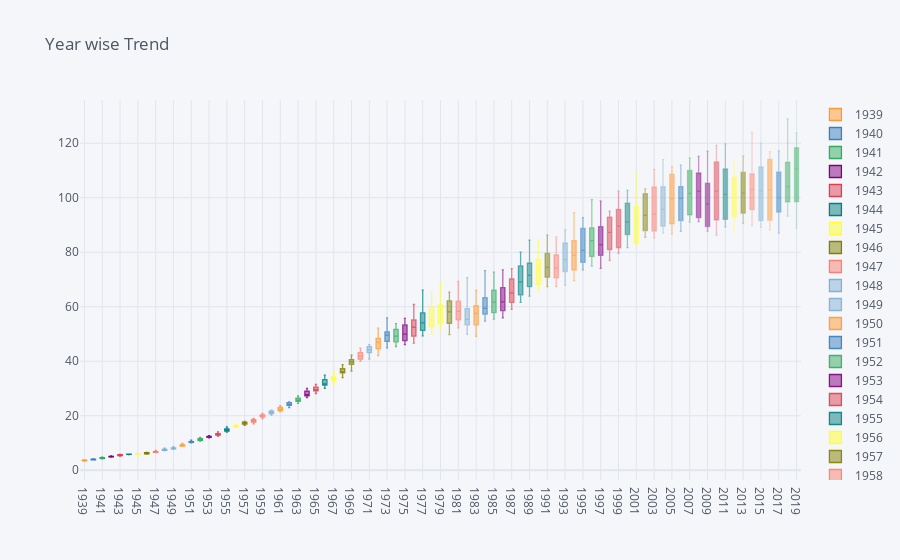

Notebook code for this chart:
### Code cell
pivot_data.iplot(title="Year wise Trend",kind='box')

### Figure 1 — Plotly figure (JSON) as saved in the notebook; plotly's stock layout.template omitted (floating-point values rounded to 4 significant figures)
{"data": [{"boxpoints": false, "line": {"width": 1.3}, "marker": {"color": "rgba(255, 153, 51, 1.0)"}, "name": "1939", "orientation": "v", "type": "box", "y": [3.384, 3.41, 3.487, 3.513, 3.513, 3.565, 3.565, 3.617, 3.72, 3.72, 3.746, 3.746]}, {"boxpoints": false, "line": {"width": 1.3}, "marker": {"color": "rgba(55, 128, 191, 1.0)"}, "name": "1940", "orientation": "v", "type": "box", "y": [3.772, 3.823, 3.849, 3.849, 3.875, 3.927, 3.927, 3.978, 4.03, 4.056, 4.159, 4.159]}, {"boxpoints": false, "line": {"width": 1.3}, "marker": {"color": "rgba(50, 171, 96, 1.0)"}, "name": "1941", "orientation": "v", "type": "box", "y": [4.185, 4.237, 4.288, 4.34, 4.366, 4.443, 4.495, 4.547, 4.572, 4.598, 4.65, 4.753]}, {"boxpoints": false, "line": {"width": 1.3}, "marker": {"color": "rgba(128, 0, 128, 1.0)"}, "name": "1942", "orientation": "v", "type": "box", "y": [4.805, 4.857, 4.883, 4.883, 4.883, 4.908, 5.063, 5.089, 5.115, 5.115, 5.192, 5.27]}, {"boxpoints": false, "line": {"width": 1.3}, "marker": {"color": "rgba(219, 64, 82, 1.0)"}, "name": "1943", "orientation": "v", "type": "box", "y": [5.218, 5.296, 5.322, 5.399, 5.425, 5.528, 5.58, 5.606, 5.709, 5.709, 5.787, 5.787]}, {"boxpoints": false, "line": {"width": 1.3}, "marker": {"color": "rgba(0, 128, 128, 1.0)"}, "name": "1944", "orientation": "v", "type": "box", "y": [5.735, 5.812, 5.916, 5.942, 5.942, 5.942, 5.89, 5.916, 5.89, 5.838, 5.89, 5.916]}, {"boxpoints": false, "line": {"width": 1.3}, "marker": {"color": "rgba(255, 255, 51, 1.0)"}, "name": "1945", "orientation": "v", "type": "box", "y": [6.019, 6.019, 5.993, 5.993, 6.045, 6.122, 6.097, 5.993, 5.89, 5.838, 5.89, 5.942]}, {"boxpoints": false, "line": {"width": 1.3}, "marker": {"color": "rgba(128, 128, 0, 1.0)"}, "name": "1946", "orientation": "v", "type": "box", "y": [5.942, 5.942, 5.942, 6.045, 6.097, 6.122, 6.252, 6.355, 6.433, 6.51, 6.536, 6.562]}, {"boxpoints": false, "line": {"width": 1.3}, "marker": {"color": "rgba(251, 128, 114, 1.0)"}, "name": "1947", "orientation": "v", "type": "box", "y": [6.742, 6.613, 6.562, 6.562, 6.536, 6.536, 6.536, 6.717, 6.846, 6.872, 6.949, 7.285]}, {"boxpoints": false, "line": {"width": 1.3}, "marker": {"color": "rgba(128, 177, 211, 1.0)"}, "name": "1948", "orientation": "v", "type": "box", "y": [7.647, 7.466, 7.492, 7.337, 7.182, 7.233, 7.285, 7.466, 7.595, 7.673, 7.776, 8.086]}, {"boxpoints": false, "line": {"width": 1.3}, "marker": {"color": "rgba(128, 177, 211, 0.9012345679012346)"}, "name": "1949", "orientation": "v", "type": "box", "y": [8.267, 8.086, 7.982, 7.802, 7.647, 7.698, 7.802, 7.982, 8.06, 8.008, 8.215, 8.68]}, {"boxpoints": false, "line": {"width": 1.3}, "marker": {"color": "rgba(255, 153, 51, 0.9012345679012346)"}, "name": "1950", "orientation": "v", "type": "box", "y": [9.093, 8.887, 8.938, 8.835, 8.809, 8.887, 8.912, 9.119, 9.248, 9.403, 9.533, 9.868]}, {"boxpoints": false, "line": {"width": 1.3}, "marker": {"color": "rgba(55, 128, 191, 0.9012345679012346)"}, "name": "1951", "orientation": "v", "type": "box", "y": [10.44, 10.28, 10.28, 10.26, 10.05, 10.18, 10.23, 10.46, 10.57, 10.49, 10.7, 11.01]}, {"boxpoints": false, "line": {"width": 1.3}, "marker": {"color": "rgba(50, 171, 96, 0.9012345679012346)"}, "name": "1952", "orientation": "v", "type": "box", "y": [11.55, 11.29, 11.21, 10.93, 10.72, 10.8, 10.98, 11.34, 11.55, 11.52, 11.62, 12.04]}, {"boxpoints": false, "line": {"width": 1.3}, "marker": {"color": "rgba(128, 0, 128, 0.9012345679012346)"}, "name": "1953", "orientation": "v", "type": "box", "y": [12.45, 12.06, 12.14, 12.06, 11.91, 12.06, 12.24, 12.43, 12.43, 12.32, 12.24, 12.66]}, {"boxpoints": false, "line": {"width": 1.3}, "marker": {"color": "rgba(219, 64, 82, 0.9012345679012346)"}, "name": "1954", "orientation": "v", "type": "box", "y": [13.36, 12.99, 12.94, 12.79, 12.53, 12.74, 13.07, 13.41, 13.46, 13.36, 13.41, 14.08]}, {"boxpoints": false, "line": {"width": 1.3}, "marker": {"color": "rgba(0, 128, 128, 0.9012345679012346)"}, "name": "1955", "orientation": "v", "type": "box", "y": [14.49, 14.44, 14.44, 14.29, 14.0, 14.13, 14.49, 15.22, 15.32, 15.04, 15.11, 15.89]}, {"boxpoints": false, "line": {"width": 1.3}, "marker": {"color": "rgba(255, 255, 51, 0.9012345679012346)"}, "name": "1956", "orientation": "v", "type": "box", "y": [16.46, 16.25, 16.09, 15.89, 15.73, 15.84, 16.07, 16.46, 16.35, 16.07, 16.07, 16.79]}, {"boxpoints": false, "line": {"width": 1.3}, "marker": {"color": "rgba(128, 128, 0, 0.9012345679012346)"}, "name": "1957", "orientation": "v", "type": "box", "y": [17.54, 17.31, 17.08, 16.79, 16.51, 16.71, 17.39, 17.93, 17.67, 17.18, 17.23, 17.88]}, {"boxpoints": false, "line": {"width": 1.3}, "marker": {"color": "rgba(251, 128, 114, 0.9012345679012346)"}, "name": "1958", "orientation": "v", "type": "box", "y": [18.5, 18.19, 17.95, 17.33, 17.0, 17.44, 17.93, 18.65, 18.7, 18.14, 18.06, 19.01]}, {"boxpoints": false, "line": {"width": 1.3}, "marker": {"color": "rgba(251, 128, 114, 0.8024691358024691)"}, "name": "1959", "orientation": "v", "type": "box", "y": [20.02, 19.69, 19.58, 19.12, 18.99, 19.58, 20.1, 20.51, 20.72, 19.79, 19.74, 20.87]}, {"boxpoints": false, "line": {"width": 1.3}, "marker": {"color": "rgba(128, 177, 211, 0.8024691358024691)"}, "name": "1960", "orientation": "v", "type": "box", "y": [21.75, 21.44, 21.55, 20.82, 20.2, 20.72, 21.24, 22.06, 22.09, 21.05, 20.82, 21.6]}, {"boxpoints": false, "line": {"width": 1.3}, "marker": {"color": "rgba(255, 153, 51, 0.8024691358024691)"}, "name": "1961", "orientation": "v", "type": "box", "y": [22.63, 22.17, 21.86, 21.49, 21.49, 21.96, 22.48, 23.53, 23.66, 22.73, 22.4, 23.33]}, {"boxpoints": false, "line": {"width": 1.3}, "marker": {"color": "rgba(55, 128, 191, 0.8024691358024691)"}, "name": "1962", "orientation": "v", "type": "box", "y": [24.72, 24.08, 23.92, 23.04, 22.94, 23.72, 24.44, 25.11, 25.11, 24.08, 23.92, 24.83]}, {"boxpoints": false, "line": {"width": 1.3}, "marker": {"color": "rgba(50, 171, 96, 0.8024691358024691)"}, "name": "1963", "orientation": "v", "type": "box", "y": [26.27, 25.96, 25.47, 24.52, 24.52, 25.32, 26.45, 27.31, 26.92, 25.55, 25.24, 26.48]}, {"boxpoints": false, "line": {"width": 1.3}, "marker": {"color": "rgba(128, 0, 128, 0.8024691358024691)"}, "name": "1964", "orientation": "v", "type": "box", "y": [28.21, 27.36, 27.28, 26.84, 26.63, 27.51, 29.27, 30.07, 29.42, 27.9, 27.28, 28.8]}, {"boxpoints": false, "line": {"width": 1.3}, "marker": {"color": "rgba(219, 64, 82, 0.8024691358024691)"}, "name": "1965", "orientation": "v", "type": "box", "y": [29.94, 29.27, 29.32, 28.65, 28.16, 29.17, 30.48, 31.52, 31.36, 29.84, 29.04, 30.51]}, {"boxpoints": false, "line": {"width": 1.3}, "marker": {"color": "rgba(0, 128, 128, 0.8024691358024691)"}, "name": "1966", "orientation": "v", "type": "box", "y": [31.75, 31.7, 31.26, 30.28, 30.04, 31.21, 33.87, 34.88, 33.84, 31.72, 31.31, 32.73]}, {"boxpoints": false, "line": {"width": 1.3}, "marker": {"color": "rgba(255, 255, 51, 0.8024691358024691)"}, "name": "1967", "orientation": "v", "type": "box", "y": [34.52, 33.95, 32.89, 32.64, 31.56, 32.94, 34.03, 34.42, 33.38, 33.32, 33.84, 35.87]}, {"boxpoints": false, "line": {"width": 1.3}, "marker": {"color": "rgba(128, 128, 0, 0.8024691358024691)"}, "name": "1968", "orientation": "v", "type": "box", "y": [37.21, 36.29, 35.99, 34.35, 33.96, 36.12, 36.78, 38.1, 37.26, 35.48, 36.12, 38.74]}, {"boxpoints": false, "line": {"width": 1.3}, "marker": {"color": "rgba(128, 128, 0, 0.7037037037037037)"}, "name": "1969", "orientation": "v", "type": "box", "y": [40.16, 39.74, 39.01, 37.15, 36.35, 38.97, 40.86, 42.23, 40.39, 38.74, 39.78, 41.2]}, {"boxpoints": false, "line": {"width": 1.3}, "marker": {"color": "rgba(251, 128, 114, 0.7037037037037037)"}, "name": "1970", "orientation": "v", "type": "box", "y": [43.09, 42.56, 41.62, 40.2, 39.93, 41.18, 43.22, 44.81, 43.6, 40.55, 40.94, 42.11]}, {"boxpoints": false, "line": {"width": 1.3}, "marker": {"color": "rgba(128, 177, 211, 0.7037037037037037)"}, "name": "1971", "orientation": "v", "type": "box", "y": [44.95, 44.37, 42.75, 41.42, 40.83, 43.55, 45.19, 46.11, 45.51, 43.95, 44.0, 45.61]}, {"boxpoints": false, "line": {"width": 1.3}, "marker": {"color": "rgba(255, 153, 51, 0.7037037037037037)"}, "name": "1972", "orientation": "v", "type": "box", "y": [48.84, 50.02, 47.84, 44.51, 42.11, 43.82, 45.4, 47.99, 46.83, 44.69, 47.2, 52.18]}, {"boxpoints": false, "line": {"width": 1.3}, "marker": {"color": "rgba(55, 128, 191, 0.7037037037037037)"}, "name": "1973", "orientation": "v", "type": "box", "y": [55.93, 54.0, 50.51, 46.82, 44.93, 47.46, 49.32, 51.09, 50.08, 47.08, 47.88, 49.8]}, {"boxpoints": false, "line": {"width": 1.3}, "marker": {"color": "rgba(50, 171, 96, 0.7037037037037037)"}, "name": "1974", "orientation": "v", "type": "box", "y": [53.82, 51.66, 49.8, 46.83, 45.42, 47.11, 50.71, 51.74, 48.67, 47.12, 47.75, 52.94]}, {"boxpoints": false, "line": {"width": 1.3}, "marker": {"color": "rgba(128, 0, 128, 0.7037037037037037)"}, "name": "1975", "orientation": "v", "type": "box", "y": [55.7, 54.41, 52.14, 49.34, 46.11, 47.38, 50.53, 52.26, 49.43, 46.75, 47.8, 54.41]}, {"boxpoints": false, "line": {"width": 1.3}, "marker": {"color": "rgba(219, 64, 82, 0.7037037037037037)"}, "name": "1976", "orientation": "v", "type": "box", "y": [60.61, 56.93, 52.92, 48.72, 46.68, 49.25, 52.02, 53.38, 51.1, 49.14, 53.26, 60.82]}, {"boxpoints": false, "line": {"width": 1.3}, "marker": {"color": "rgba(0, 128, 128, 0.7037037037037037)"}, "name": "1977", "orientation": "v", "type": "box", "y": [66.11, 61.36, 54.99, 50.51, 49.32, 52.31, 55.76, 55.93, 53.23, 50.74, 51.9, 59.58]}, {"boxpoints": false, "line": {"width": 1.3}, "marker": {"color": "rgba(255, 255, 51, 0.7037037037037037)"}, "name": "1978", "orientation": "v", "type": "box", "y": [65.47, 64.46, 58.73, 51.41, 49.99, 53.2, 55.52, 57.51, 55.06, 52.2, 54.05, 60.76]}, {"boxpoints": false, "line": {"width": 1.3}, "marker": {"color": "rgba(255, 255, 51, 0.6049382716049383)"}, "name": "1979", "orientation": "v", "type": "box", "y": [68.71, 68.12, 61.37, 55.27, 51.4, 53.25, 55.44, 57.65, 54.23, 52.76, 54.65, 60.09]}, {"boxpoints": false, "line": {"width": 1.3}, "marker": {"color": "rgba(128, 128, 0, 0.6049382716049383)"}, "name": "1980", "orientation": "v", "type": "box", "y": [65.38, 64.77, 60.88, 53.11, 49.8, 52.43, 58.53, 60.41, 57.74, 54.76, 56.46, 63.44]}, {"boxpoints": false, "line": {"width": 1.3}, "marker": {"color": "rgba(251, 128, 114, 0.6049382716049383)"}, "name": "1981", "orientation": "v", "type": "box", "y": [69.27, 63.63, 60.1, 54.14, 52.25, 56.49, 60.62, 60.65, 56.37, 54.68, 55.72, 63.43]}, {"boxpoints": false, "line": {"width": 1.3}, "marker": {"color": "rgba(128, 177, 211, 0.6049382716049383)"}, "name": "1982", "orientation": "v", "type": "box", "y": [70.67, 64.27, 59.78, 54.11, 49.86, 52.71, 56.64, 57.19, 54, 51.7, 54.07, 58.77]}, {"boxpoints": false, "line": {"width": 1.3}, "marker": {"color": "rgba(255, 153, 51, 0.6049382716049383)"}, "name": "1983", "orientation": "v", "type": "box", "y": [65.96, 59.16, 57.31, 52.97, 49.17, 51.71, 57.93, 61.59, 57.81, 53.78, 55.8, 65.63]}, {"boxpoints": false, "line": {"width": 1.3}, "marker": {"color": "rgba(55, 128, 191, 0.6049382716049383)"}, "name": "1984", "orientation": "v", "type": "box", "y": [73.27, 66.25, 63.28, 57.45, 55.15, 57.93, 60.68, 62.36, 58.08, 54.72, 57.17, 63.35]}, {"boxpoints": false, "line": {"width": 1.3}, "marker": {"color": "rgba(50, 171, 96, 0.6049382716049383)"}, "name": "1985", "orientation": "v", "type": "box", "y": [72.68, 70.85, 62.62, 57.61, 55.45, 58.22, 62.76, 63.39, 60.75, 56.46, 58.14, 68.88]}, {"boxpoints": false, "line": {"width": 1.3}, "marker": {"color": "rgba(128, 0, 128, 0.6049382716049383)"}, "name": "1986", "orientation": "v", "type": "box", "y": [73.5, 68.16, 62.39, 57.19, 55.96, 60.03, 65.91, 64.64, 61.17, 57.7, 59.5, 68.33]}, {"boxpoints": false, "line": {"width": 1.3}, "marker": {"color": "rgba(219, 64, 82, 0.6049382716049383)"}, "name": "1987", "orientation": "v", "type": "box", "y": [74.02, 70.25, 65.8, 60.32, 59.02, 64.03, 69.03, 70.24, 64.3, 60.54, 62.62, 70.77]}, {"boxpoints": false, "line": {"width": 1.3}, "marker": {"color": "rgba(0, 128, 128, 0.6049382716049383)"}, "name": "1988", "orientation": "v", "type": "box", "y": [80.08, 76.36, 70.5, 63.42, 61.58, 67.27, 73.17, 75.95, 67.72, 63.46, 65.27, 74.05]}, {"boxpoints": false, "line": {"width": 1.3}, "marker": {"color": "rgba(0, 128, 128, 0.5061728395061729)"}, "name": "1989", "orientation": "v", "type": "box", "y": [78.14, 76.85, 73.54, 65.27, 63.86, 68.66, 74.25, 75.27, 69.51, 66.06, 69.26, 84.4]}, {"boxpoints": false, "line": {"width": 1.3}, "marker": {"color": "rgba(255, 255, 51, 0.5061728395061729)"}, "name": "1990", "orientation": "v", "type": "box", "y": [84.64, 77.42, 73.42, 67.46, 66.01, 71.65, 76.84, 77.33, 73.28, 67.62, 68.77, 77.92]}, {"boxpoints": false, "line": {"width": 1.3}, "marker": {"color": "rgba(128, 128, 0, 0.5061728395061729)"}, "name": "1991", "orientation": "v", "type": "box", "y": [86.29, 77.8, 73.61, 67.35, 69.02, 75.08, 80.35, 79.41, 73.81, 68.96, 72.72, 79.74]}, {"boxpoints": false, "line": {"width": 1.3}, "marker": {"color": "rgba(251, 128, 114, 0.5061728395061729)"}, "name": "1992", "orientation": "v", "type": "box", "y": [85.56, 80.42, 74.74, 69.84, 67.38, 71.42, 77.73, 76.78, 72.57, 69.24, 73.72, 84.78]}, {"boxpoints": false, "line": {"width": 1.3}, "marker": {"color": "rgba(128, 177, 211, 0.5061728395061729)"}, "name": "1993", "orientation": "v", "type": "box", "y": [88.23, 84.79, 79.69, 71.27, 67.91, 74.55, 82.34, 82.29, 74.83, 69.88, 74.63, 84.47]}, {"boxpoints": false, "line": {"width": 1.3}, "marker": {"color": "rgba(255, 153, 51, 0.5061728395061729)"}, "name": "1994", "orientation": "v", "type": "box", "y": [94.4, 87.41, 79.48, 71.18, 69.59, 78.2, 83.53, 82.13, 75.92, 71.48, 75.48, 85.08]}, {"boxpoints": false, "line": {"width": 1.3}, "marker": {"color": "rgba(55, 128, 191, 0.5061728395061729)"}, "name": "1995", "orientation": "v", "type": "box", "y": [92.74, 87.67, 81.52, 74.05, 73.5, 78.55, 86.24, 89.81, 78.74, 73.94, 79.89, 91.09]}, {"boxpoints": false, "line": {"width": 1.3}, "marker": {"color": "rgba(50, 171, 96, 0.5061728395061729)"}, "name": "1996", "orientation": "v", "type": "box", "y": [99.27, 93.17, 87.21, 77.47, 76.93, 82.2, 86.23, 86.82, 79.44, 74.91, 81.3, 90.75]}, {"boxpoints": false, "line": {"width": 1.3}, "marker": {"color": "rgba(128, 0, 128, 0.5061728395061729)"}, "name": "1997", "orientation": "v", "type": "box", "y": [98.75, 90.05, 83.27, 76.38, 74.08, 80.01, 88.72, 88.05, 82.18, 77.73, 82.28, 92.36]}, {"boxpoints": false, "line": {"width": 1.3}, "marker": {"color": "rgba(219, 64, 82, 0.5061728395061729)"}, "name": "1998", "orientation": "v", "type": "box", "y": [95.07, 88.08, 86.81, 76.98, 78.27, 86.71, 94.11, 93.8, 87.79, 80.33, 81.67, 91.96]}, {"boxpoints": false, "line": {"width": 1.3}, "marker": {"color": "rgba(219, 64, 82, 0.4074074074074075)"}, "name": "1999", "orientation": "v", "type": "box", "y": [102.4, 91.47, 91.02, 80.75, 79.64, 88.12, 97.78, 96.7, 87.49, 80.86, 82.44, 94.77]}, {"boxpoints": false, "line": {"width": 1.3}, "marker": {"color": "rgba(0, 128, 128, 0.4074074074074075)"}, "name": "2000", "orientation": "v", "type": "box", "y": [102.5, 94.52, 88.35, 81.67, 84.72, 91.33, 96.3, 99.67, 90.95, 83.38, 88.25, 102.7]}, {"boxpoints": false, "line": {"width": 1.3}, "marker": {"color": "rgba(255, 255, 51, 0.4074074074074075)"}, "name": "2001", "orientation": "v", "type": "box", "y": [109.3, 97.4, 93.06, 83.13, 82.78, 90.66, 96.33, 99.81, 88.51, 82.9, 83.15, 93.28]}, {"boxpoints": false, "line": {"width": 1.3}, "marker": {"color": "rgba(128, 128, 0, 0.4074074074074075)"}, "name": "2002", "orientation": "v", "type": "box", "y": [103.3, 95.46, 93.51, 86.05, 85.5, 93.49, 102.7, 101.9, 93.56, 87.13, 88.8, 101.0]}, {"boxpoints": false, "line": {"width": 1.3}, "marker": {"color": "rgba(251, 128, 114, 0.4074074074074075)"}, "name": "2003", "orientation": "v", "type": "box", "y": [110.4, 104.1, 94.8, 85.31, 85.74, 91.37, 102.5, 104.8, 93.18, 86.75, 88.83, 103.8]}, {"boxpoints": false, "line": {"width": 1.3}, "marker": {"color": "rgba(128, 177, 211, 0.4074074074074075)"}, "name": "2004", "orientation": "v", "type": "box", "y": [114.0, 106.4, 95.66, 86.98, 89.32, 95.81, 102.1, 100.5, 94.3, 87.77, 89.83, 106.0]}, {"boxpoints": false, "line": {"width": 1.3}, "marker": {"color": "rgba(255, 153, 51, 0.4074074074074075)"}, "name": "2005", "orientation": "v", "type": "box", "y": [111.4, 101.9, 99.23, 86.68, 87.38, 99.74, 108.8, 110.0, 99.56, 90.17, 90.63, 108.5]}, {"boxpoints": false, "line": {"width": 1.3}, "marker": {"color": "rgba(55, 128, 191, 0.4074074074074075)"}, "name": "2006", "orientation": "v", "type": "box", "y": [104.8, 101.6, 98.69, 87.7, 90.24, 100.8, 111.4, 112.0, 96.12, 90.69, 92.59, 103.4]}, {"boxpoints": false, "line": {"width": 1.3}, "marker": {"color": "rgba(50, 171, 96, 0.4074074074074075)"}, "name": "2007", "orientation": "v", "type": "box", "y": [112.4, 112.1, 99.47, 91.05, 92.3, 101.3, 107.9, 114.5, 101.9, 93.28, 94.15, 107.0]}, {"boxpoints": false, "line": {"width": 1.3}, "marker": {"color": "rgba(128, 0, 128, 0.4074074074074075)"}, "name": "2008", "orientation": "v", "type": "box", "y": [115.2, 108.5, 100.7, 91.21, 91.44, 104.2, 111.1, 107.9, 98.01, 91.24, 94.03, 109.7]}, {"boxpoints": false, "line": {"width": 1.3}, "marker": {"color": "rgba(128, 0, 128, 0.30864197530864207)"}, "name": "2009", "orientation": "v", "type": "box", "y": [117.1, 104.7, 98.0, 88.32, 87.73, 97.55, 104.2, 106.0, 95.09, 89.38, 89.46, 110.9]}, {"boxpoints": false, "line": {"width": 1.3}, "marker": {"color": "rgba(219, 64, 82, 0.30864197530864207)"}, "name": "2010", "orientation": "v", "type": "box", "y": [119.2, 110.8, 98.34, 86.26, 90.85, 104.5, 113.1, 113.3, 100.3, 89.07, 92.83, 114.5]}, {"boxpoints": false, "line": {"width": 1.3}, "marker": {"color": "rgba(0, 128, 128, 0.30864197530864207)"}, "name": "2011", "orientation": "v", "type": "box", "y": [119.7, 107.5, 99.18, 89.36, 90.09, 102.9, 114.9, 113.8, 99.58, 90.32, 93.75, 107.3]}, {"boxpoints": false, "line": {"width": 1.3}, "marker": {"color": "rgba(255, 255, 51, 0.30864197530864207)"}, "name": "2012", "orientation": "v", "type": "box", "y": [111.8, 103.3, 93.41, 87.45, 92.77, 101.2, 113.4, 110.2, 96.9, 90.26, 94.21, 105.0]}, {"boxpoints": false, "line": {"width": 1.3}, "marker": {"color": "rgba(128, 128, 0, 0.30864197530864207)"}, "name": "2013", "orientation": "v", "type": "box", "y": [115.2, 106.5, 102.7, 90.61, 90.7, 100.7, 110.4, 108.4, 99.34, 91.67, 96.98, 113.3]}, {"boxpoints": false, "line": {"width": 1.3}, "marker": {"color": "rgba(251, 128, 114, 0.30864197530864207)"}, "name": "2014", "orientation": "v", "type": "box", "y": [124.0, 112.7, 104.4, 89.8, 91.86, 101.6, 108.6, 108.4, 100.4, 92.14, 99.11, 109.0]}, {"boxpoints": false, "line": {"width": 1.3}, "marker": {"color": "rgba(128, 177, 211, 0.30864197530864207)"}, "name": "2015", "orientation": "v", "type": "box", "y": [119.9, 116.1, 104.0, 89.15, 90.69, 102.9, 112.0, 110.8, 101.8, 90.99, 92.21, 102.3]}, {"boxpoints": false, "line": {"width": 1.3}, "marker": {"color": "rgba(255, 153, 51, 0.30864197530864207)"}, "name": "2016", "orientation": "v", "type": "box", "y": [116.9, 106.0, 94.23, 88.16, 89.47, 103.4, 114.2, 115.5, 102.2, 90.85, 92.6, 114.0]}, {"boxpoints": false, "line": {"width": 1.3}, "marker": {"color": "rgba(55, 128, 191, 0.30864197530864207)"}, "name": "2017", "orientation": "v", "type": "box", "y": [116.5, 99.54, 101.0, 87.04, 90.36, 100.4, 111.2, 107.8, 97.08, 92.3, 97.72, 117.2]}, {"boxpoints": false, "line": {"width": 1.3}, "marker": {"color": "rgba(50, 171, 96, 0.30864197530864207)"}, "name": "2018", "orientation": "v", "type": "box", "y": [128.9, 107.7, 104.6, 93.45, 93.24, 103.3, 113.3, 113.3, 101.6, 95.32, 103.6, 112.9]}, {"boxpoints": false, "line": {"width": 1.3}, "marker": {"color": "rgba(50, 171, 96, 0.20987654320987664)"}, "name": "2019", "orientation": "v", "type": "box", "y": [123.8, 113.1, 108.0, 88.87, null, null, null, null, null, null, null, null]}], "layout": {"legend": {"bgcolor": "#F5F6F9", "font": {"color": "#4D5663"}}, "paper_bgcolor": "#F5F6F9", "plot_bgcolor": "#F5F6F9", "title": {"font": {"color": "#4D5663"}, "text": "Year wise Trend"}, "xaxis": {"gridcolor": "#E1E5ED", "showgrid": true, "tickfont": {"color": "#4D5663"}, "title": {"font": {"color": "#4D5663"}, "text": ""}, "zerolinecolor": "#E1E5ED"}, "yaxis": {"gridcolor": "#E1E5ED", "showgrid": true, "tickfont": {"color": "#4D5663"}, "title": {"font": {"color": "#4D5663"}, "text": ""}, "zerolinecolor": "#E1E5ED"}}}
